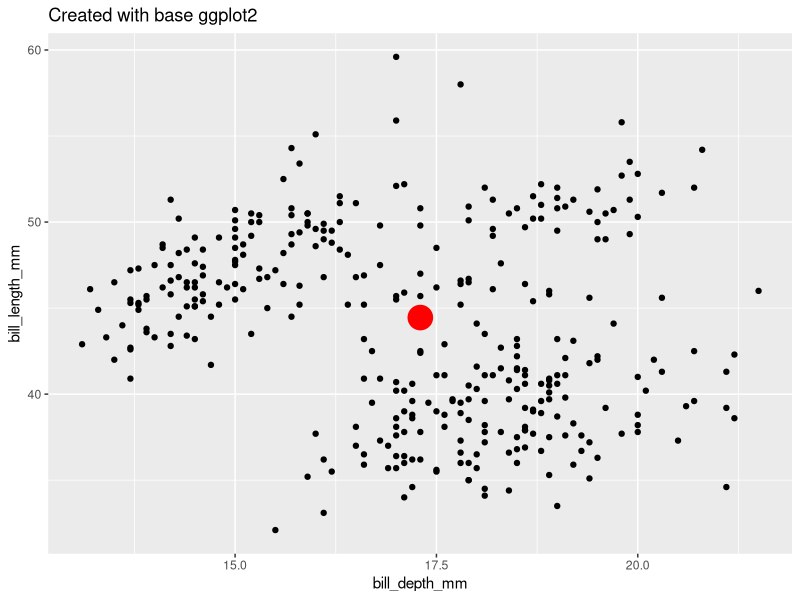
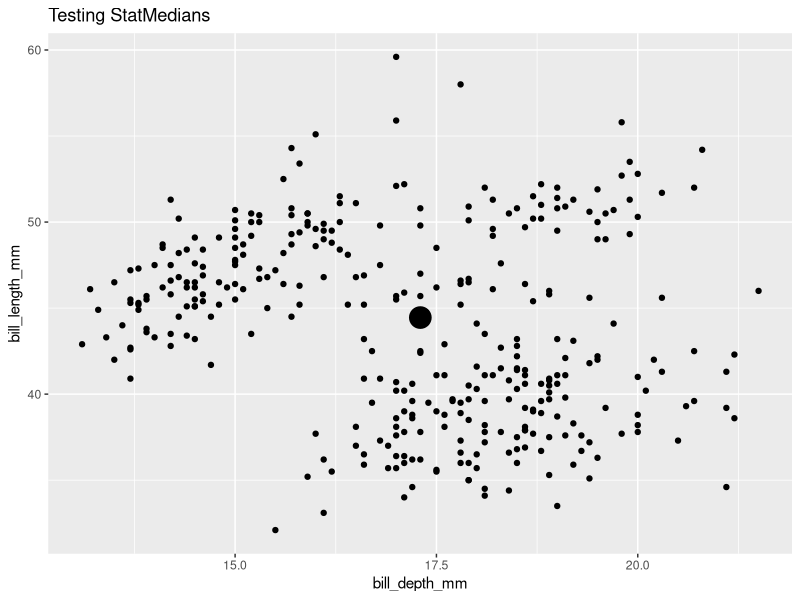

Write R code to recreate these figures, in order. (Note: this script raises an error after producing the figures.)
## ---- chunk 1
#| echo: true
#| message: false
#| warning: false
library(tidyverse)
library(palmerpenguins)

# Compute
penguins_medians <- penguins |> 
  summarize(bill_length_mm_median = median(bill_length_mm, na.rm = TRUE),
            bill_depth_mm_median = median(bill_depth_mm, na.rm = TRUE))
## ---- chunk 2
# Plot
penguins |> 
  ggplot() + 
  aes(x = bill_depth_mm, y = bill_length_mm) + 
  geom_point() + 
  geom_point(data = penguins_medians,
             aes(x = bill_depth_mm_median,
                 y = bill_length_mm_median),
             size = 8, color = "red") + 
  labs(title = "Created with base ggplot2")
## ---- chunk 3
#| echo: true
#| message: false
#| warning: false
# Define compute.
compute_group_medians <- function(data, scales){ 
  data |> 
    summarize(x = median(x, na.rm = T),
              y = median(y, na.rm = T))
}
## ---- chunk 4
#| echo: true
#| message: false
#| warning: false
# Test compute. 
penguins |>
  select(x = bill_depth_mm,  
         y = bill_length_mm) |>  
  compute_group_medians()
## ---- chunk 5
#| echo: true
#| message: false
#| warning: false
StatMedians <-
  ggplot2::ggproto(
    `_class` = "StatMedians",
    `_inherit` = ggplot2::Stat,
    compute_group = compute_group_medians,
    required_aes = c("x", "y")
  )
## ---- chunk 6
#| echo: true
#| message: false
#| warning: false
penguins |> 
  ggplot() + 
  aes(x = bill_depth_mm,
      y = bill_length_mm) + 
  geom_point() + 
  geom_point(stat = StatMedians, size = 7) + 
  labs(title = "Testing StatMedians")
## ---- chunk 7
#| echo: true
#| message: false
#| warning: false
stat_medians <- 
  function(mapping = NULL, data = NULL, 
           geom = "point", position = "identity", 
           ..., show.legend = NA, inherit.aes = TRUE) 
    {
    layer(data = data, mapping = mapping, stat = StatMedians, 
          geom = geom, position = position, show.legend = show.legend, 
          inherit.aes = inherit.aes, params = rlang::list2(na.rm = FALSE, 
                                                           ...))
    }
## ---- chunk 8
#| echo: true
#| message: false
#| warning: false
stat_medians <- make_constructor(StatMedians, geom = "point")

## check the new function's specification
print(stat_medians)

## ---- chunk 9
#| echo: true
#| message: false
#| warning: false
geom_medians <- make_constructor(GeomPoint, stat = "medians")

## check the new function's specification
print(geom_medians)
## ---- chunk 10
#| echo: true
#| message: false
#| warning: false
## Test user-facing.
penguins |>
  ggplot() +
  aes(x = bill_depth_mm, y = bill_length_mm) +
  geom_point() +
  geom_medians(size = 8)  +
  labs(title = "Testing geom_medians()")
